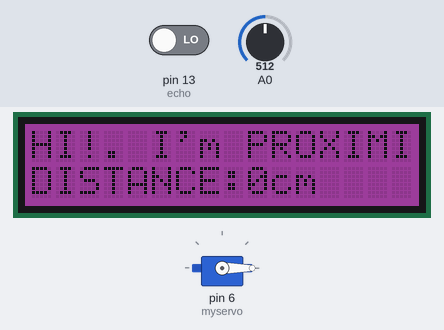
This sketch was run on a simulated Arduino Uno, built with avr-gcc and run on an emulated ATmega328P. Parts: 16×2 character LCD, servo. The test bench sets the inputs (shaded band); at power-on: A0 = 512, pin 13 (echo) LOW.

Above: at 1.7 s.
1.8 s: A0 set to 525
At 3.3 s:
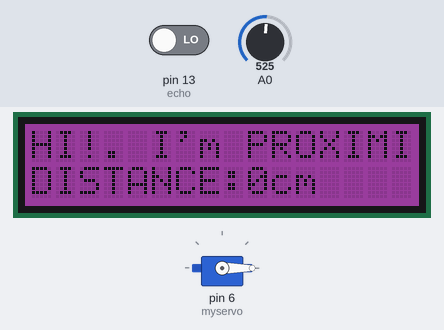
3.6 s: A0 set to 761
5.7 s: A0 set to 788
At 7.5 s:
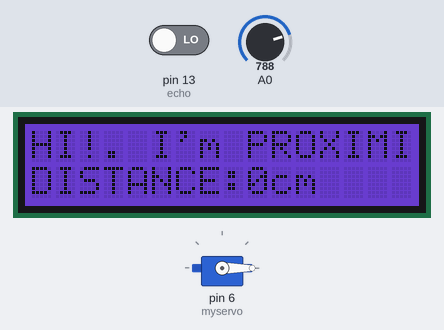
7.8 s: A0 set to 122
At 8.7 s:
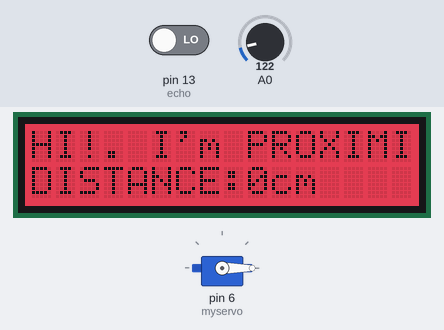
9.9 s: A0 set to 243
11.9 s: A0 set to 266
At 13.1 s:
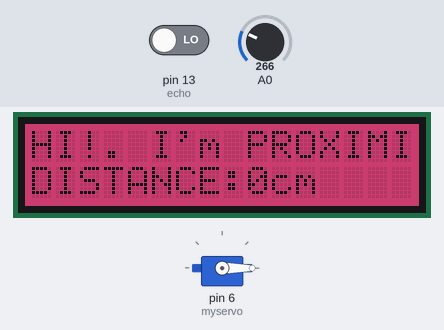
Timing chart, 0 to 14.9 s (numbered marks = the images above; inputs shaded):
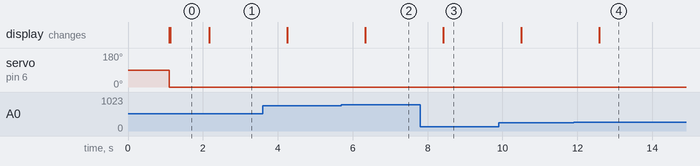

The sketch:

ProxToServo.ino
```cpp
// (licence header left out)
#include <Wire.h>
#include "rgb_lcd.h"
#include <Servo.h>

#define echo    13
#define trigger 12
#define vcc     11
rgb_lcd lcd;

Servo myservo;

void setup()
{
    lcd.begin(16, 2);
    lcd.print("HI!. I'm PROXIMITY");
    myservo.attach(6);

    pinMode(echo,INPUT);
    pinMode(trigger,OUTPUT);
    pinMode(vcc,OUTPUT);

    digitalWrite(vcc,HIGH);
    digitalWrite(trigger,LOW);
}

void loop()
{
  setServoAngle();
  readPotAndUseIt();
}

void readPotAndUseIt(){
    int red, green, blue;
    red = 0;
    green = 0;
    int potValue = analogRead(0);
    blue = map(potValue, 0, 1024, 0, 255);
    red = 255 - map(potValue, 0, 1024, 0, 255);
    lcd.setRGB(red, green, blue);
}

void setServoAngle(){
  digitalWrite(trigger, HIGH);
  delay(10);
  digitalWrite(trigger,LOW);
  int duration = pulseIn(echo, HIGH);
  int distance = (duration/2) / 29.1;
  lcd.setCursor(0,2);
  lcd.print("DISTANCE:");
  lcd.print(distance);
  lcd.print("cm     ");

  int distanceForAngle = distance;

  if(distanceForAngle > 20) distanceForAngle = 20;
  int val = map(distanceForAngle, 0, 20, 0, 140);     // scale it to use it with the servo (value between 0 and 150)
  myservo.write(val);                  // sets the servo position according to the scaled value
  delay(15);
}
```

Measured:
- the behaviour switches between 514 and 515 on A0 (found by bisection; images 0 and 1)
- the behaviour switches between 771 and 772 on A0 (found by bisection; images 1 and 2)
- the behaviour switches between 257 and 258 on A0 (found by bisection; images 3 and 4)
- after the input at 1.8 s, the display: changes after 0.36 s (image 1)
- after the input at 5.7 s, the display: changes after 0.63 s (image 2)
- after the input at 7.8 s, the display: changes after 0.61 s (image 3)
- after the input at 11.9 s, the display: changes after 0.68 s (image 4)
